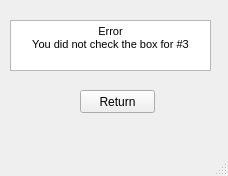
<?xml version="1.0" encoding="UTF-8"?>
<ui version="4.0">
 <class>MainWindow</class>
 <widget class="QMainWindow" name="MainWindow">
  <property name="geometry">
   <rect>
    <x>0</x>
    <y>0</y>
    <width>228</width>
    <height>176</height>
   </rect>
  </property>
  <property name="windowTitle">
   <string>MainWindow</string>
  </property>
  <widget class="QWidget" name="centralwidget">
   <widget class="QTextBrowser" name="textBrowser">
    <property name="geometry">
     <rect>
      <x>10</x>
      <y>20</y>
      <width>201</width>
      <height>51</height>
     </rect>
    </property>
    <property name="html">
     <string>&lt;!DOCTYPE HTML PUBLIC &quot;-//W3C//DTD HTML 4.0//EN&quot; &quot;http://www.w3.org/TR/REC-html40/strict.dtd&quot;&gt;
&lt;html&gt;&lt;head&gt;&lt;meta name=&quot;qrichtext&quot; content=&quot;1&quot; /&gt;&lt;style type=&quot;text/css&quot;&gt;
p, li { white-space: pre-wrap; }
&lt;/style&gt;&lt;/head&gt;&lt;body style=&quot; font-family:'MS Shell Dlg 2'; font-size:8.25pt; font-weight:400; font-style:normal;&quot;&gt;
&lt;p align=&quot;center&quot; style=&quot; margin-top:0px; margin-bottom:0px; margin-left:0px; margin-right:0px; -qt-block-indent:0; text-indent:0px;&quot;&gt;Error&lt;/p&gt;
&lt;p align=&quot;center&quot; style=&quot; margin-top:0px; margin-bottom:0px; margin-left:0px; margin-right:0px; -qt-block-indent:0; text-indent:0px;&quot;&gt;You did not check the box for #3&lt;/p&gt;&lt;/body&gt;&lt;/html&gt;</string>
    </property>
   </widget>
   <widget class="QPushButton" name="ReturnButton">
    <property name="geometry">
     <rect>
      <x>80</x>
      <y>90</y>
      <width>75</width>
      <height>23</height>
     </rect>
    </property>
    <property name="text">
     <string>Return</string>
    </property>
   </widget>
  </widget>
  <widget class="QMenuBar" name="menubar">
   <property name="geometry">
    <rect>
     <x>0</x>
     <y>0</y>
     <width>228</width>
     <height>21</height>
    </rect>
   </property>
  </widget>
  <widget class="QStatusBar" name="statusbar"/>
 </widget>
 <resources/>
 <connections/>
</ui>
